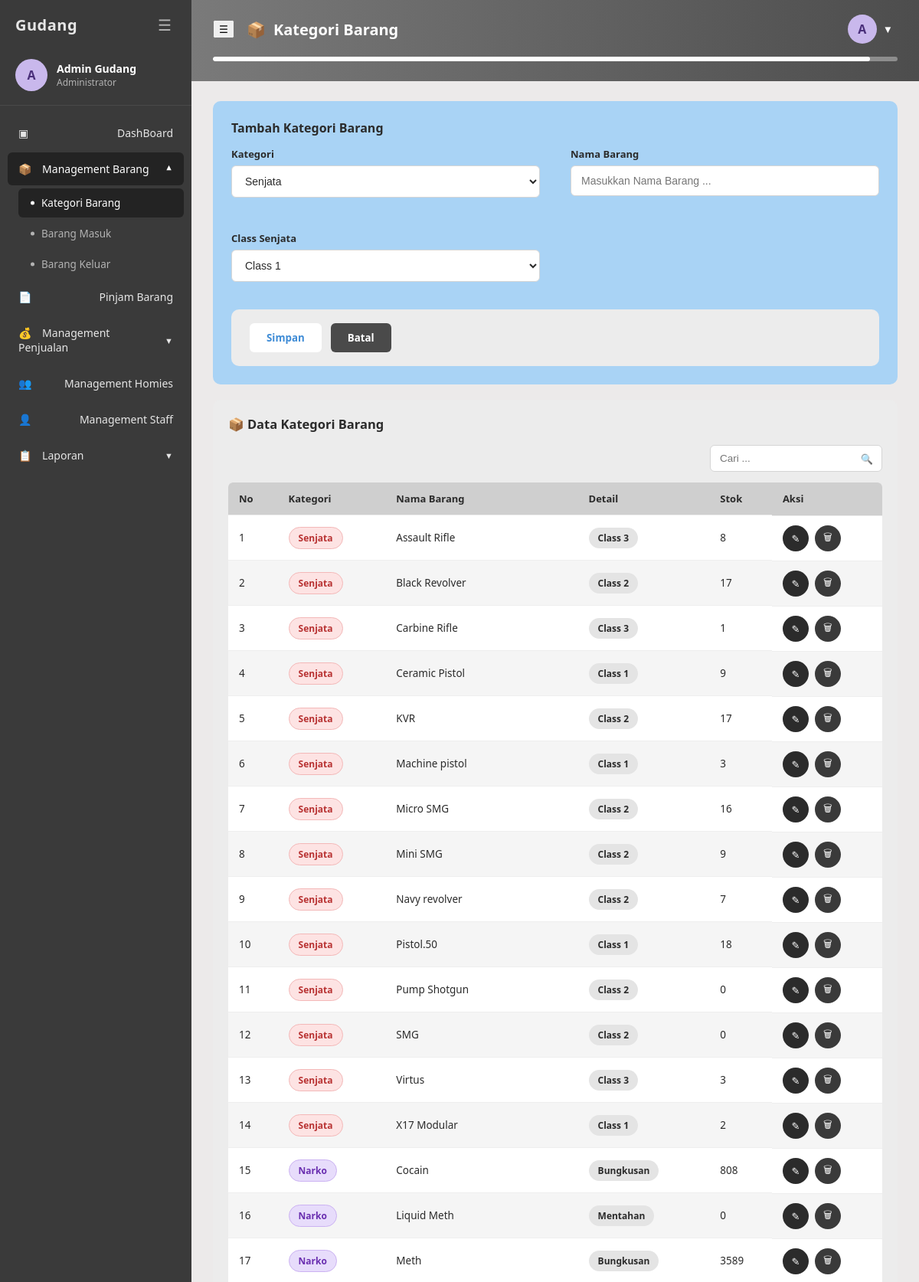
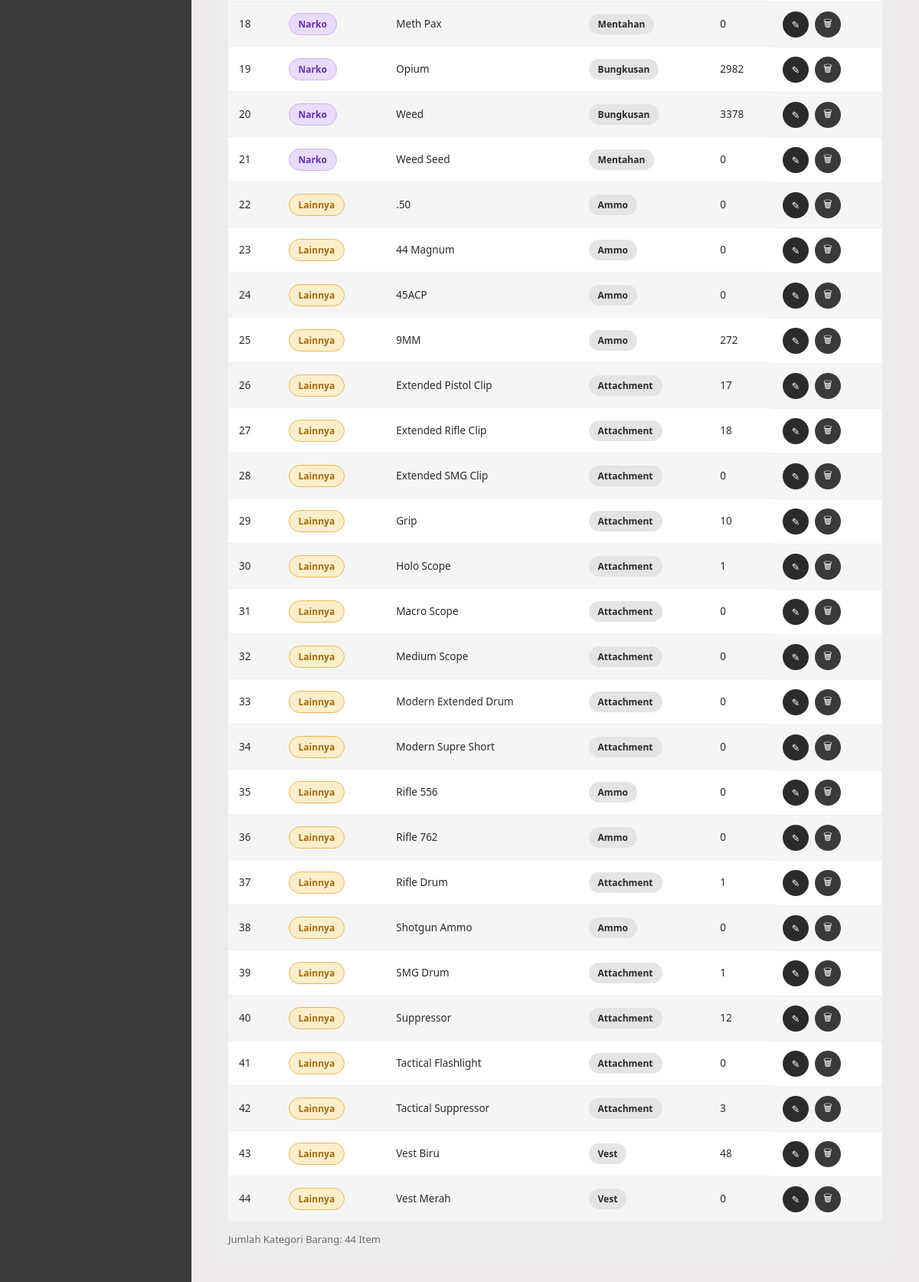
Page /barang/kategori_barang.php (signed in) on the committed database (2 pictures, top to bottom).
### tables this page shows
CREATE TABLE `kategori_barang` (
  `id` int(11) NOT NULL,
  `jenis` enum('Senjata','Narko','Lainnya') NOT NULL,
  `nama_barang` varchar(150) NOT NULL,
  `class_senjata` enum('Class 1','Class 2','Class 3','Class 4') DEFAULT NULL,
  `tag_narko` enum('Bungkusan','Mentahan') DEFAULT NULL,
  `tag_lainnya` enum('Vest','Ammo','Attachment') DEFAULT NULL,
  `stok` int(11) NOT NULL DEFAULT '0',
  `created_at` timestamp NOT NULL DEFAULT CURRENT_TIMESTAMP,
  `updated_at` timestamp NOT NULL DEFAULT CURRENT_TIMESTAMP ON UPDATE CURRENT_TIMESTAMP
);

### includes/auth.php (called while the page is built, shortened)
<?php
function e($str) {
    return htmlspecialchars($str ?? '', ENT_QUOTES, 'UTF-8');
}

### barang/kategori_barang.php (the view, shortened to what this page needs)
<?php
require_once __DIR__ . '/../includes/auth.php';
$CLASS_OPTIONS = ['Class 1', 'Class 2', 'Class 3', 'Class 4'];
$list = [];
$res = mysqli_query($conn, 'SELECT id, jenis, nama_barang, class_senjata, tag_narko, tag_lainnya, stok FROM kategori_barang ORDER BY jenis ASC, nama_barang ASC');
while ($row = mysqli_fetch_assoc($res)) {
    $list[] = $row;
}
include __DIR__ . '/../includes/header.php';
?>
<div class="form-panel">
    <h3>Tambah Kategori Barang</h3>
    <form method="POST" action="kategori_barang.php">
        <div class="form-grid">
            <div class="form-group">
                <label for="jenis">Kategori</label>
                <select id="jenis" name="jenis" data-toggle-group="jenisKategori">
                    <option value="Senjata" <?= (($_POST['jenis'] ?? 'Senjata') === 'Senjata') ? 'selected' : '' ?>>Senjata</option>
                </select>
            </div>
            <div class="form-group">
                <label for="nama_barang">Nama Barang</label>
                <input type="text" id="nama_barang" name="nama_barang" placeholder="Masukkan Nama Barang ..." value="<?= e($_POST['nama_barang'] ?? '') ?>" required>
            </div>
            <div class="form-group" data-toggle-target="jenisKategori" data-toggle-value="Senjata">
                <label for="class_senjata">Class Senjata</label>
                <select id="class_senjata" name="class_senjata">
                    <?php foreach ($CLASS_OPTIONS as $opt): ?>
                        <option value="<?= e($opt) ?>" <?= (($_POST['class_senjata'] ?? '') === $opt) ? 'selected' : '' ?>><?= e($opt) ?></option>
                    <?php endforeach; ?>
                </select>
            </div>
        </div>
        <div class="form-actions-panel" style="margin-top:18px;">
            <button type="submit" name="add_kategori" value="1" class="btn-primary-form">Simpan</button>
            <button type="reset" class="btn-cancel-form">Batal</button>
        </div>
    </form>
</div>
<div class="panel">
    <div class="panel-header">
        <h3>&#128230; Data Kategori Barang</h3>
    </div>
    <div class="panel-toolbar">
        <div class="search-box">
            <input type="text" placeholder="Cari ..." data-table-search="#kategoriTable">
            <span class="icon">&#128269;</span>
        </div>
    </div>
    <table class="data-table" id="kategoriTable">
        <thead>
            <tr>
                <th>No</th>
                <th>Kategori</th>
                <th>Nama Barang</th>
                <th>Detail</th>
                <th>Stok</th>
                <th>Aksi</th>
            </tr>
        </thead>
        <tbody>
            <?php if (empty($list)): ?>
                <tr><td colspan="6" style="text-align:center; color:var(--text-muted);">Belum ada data kategori barang.</td></tr>
            <?php else: ?>
                <?php foreach ($list as $i => $b): ?>
                <tr>
                    <td><?= $i + 1 ?></td>
                    <td>
                        <?php if ($b['jenis'] === 'Senjata'): ?>
                            <span class="badge badge-senjata">Senjata</span>
                        <?php elseif ($b['jenis'] === 'Narko'): ?>
                            <span class="badge badge-narko">Narko</span>
                        <?php else: ?>
                            <span class="badge badge-lainnya">Lainnya</span>
                        <?php endif; ?>
                    </td>
                    <td><?= e($b['nama_barang']) ?></td>
                    <td><span class="badge badge-chip"><?= e($b['class_senjata'] ?? $b['tag_narko'] ?? $b['tag_lainnya'] ?? '-') ?></span></td>
                    <td><?= (int)$b['stok'] ?></td>
                    <td class="aksi-cell">
                        <a class="btn-icon edit" href="edit_kategori.php?id=<?= (int)$b['id'] ?>" title="Edit">&#9998;</a>
                        <button type="button" class="btn-icon delete" title="Hapus"
                            data-delete-url="hapus_kategori.php?id=<?= (int)$b['id'] ?>"
                            data-delete-label="barang &quot;<?= e($b['nama_barang']) ?>&quot;">&#128465;</button>
                    </td>
                </tr>
                <?php endforeach; ?>
            <?php endif; ?>
        </tbody>
    </table>
    <div class="table-footer">
        <span>Jumlah Kategori Barang: <?= count($list) ?> Item</span>
    </div>
</div>
<?php include __DIR__ . '/../includes/footer.php'; ?>

### assets/css/style.css (style rules this page uses)
:root { --sidebar-bg: #3a3a3a; --sidebar-bg-active: #232323; --sidebar-text: #e6e6e6; --sidebar-text-muted: #b3b3b3; --header-grad-start: #7a7a7a; --header-grad-end: #4d4d4d; --page-bg: #eceaea; --panel-bg: #e2e2e2; --panel-bg-light: #ececec; --blue-light: #a9d3f5; --blue-light-2: #bcdcf8; --blue-accent: #3f8cd6; --purple-grad-start: #4b6cf5; --purple-grad-end: #1c1140; --text-dark: #2b2b2b; --text-muted: #6b6b6b; --white: #ffffff; --border-color: #d5d5d5; --danger: #c0392b; --success: #2f9e44; --radius-sm: 6px; --radius-md: 10px; --radius-lg: 14px; --sidebar-width: 250px; }
* { box-sizing: border-box; }
html, body { margin: 0; padding: 0; font-family: 'Segoe UI', Roboto, Helvetica, Arial, sans-serif; background: var(--page-bg); color: var(--text-dark); }
a { text-decoration: none; color: inherit; }
button { font-family: inherit; cursor: pointer; }
.form-group { margin-bottom: 18px; }
.form-group label { display: block; font-size: 13px; font-weight: 600; margin-bottom: 6px; color: var(--text-dark); }
.form-group input, .form-group select, .form-group textarea { width: 100%; padding: 11px 13px; border: 1px solid var(--border-color); border-radius: var(--radius-sm); background: var(--white); font-size: 14px; color: var(--text-dark); }
.btn-icon { width: 34px; height: 34px; border-radius: 50%; display: inline-flex; align-items: center; justify-content: center; background: #2b2b2b; color: #fff; border: none; padding: 0; font-size: 13px; }
.btn-icon.edit { background: #2b2b2b; }
.btn-icon.delete { background: #3a3a3a; }
.panel { background: var(--panel-bg-light); border-radius: var(--radius-md); padding: 20px; margin-bottom: 22px; }
.panel-header { display: flex; align-items: center; justify-content: space-between; margin-bottom: 16px; }
.panel-header h3 { display: flex; align-items: center; gap: 8px; margin: 0; font-size: 16.5px; }
.panel-toolbar { display: flex; align-items: center; justify-content: space-between; gap: 12px; margin-bottom: 14px; flex-wrap: wrap; }
.search-box { position: relative; }
.search-box input { padding: 9px 34px 9px 12px; border-radius: var(--radius-sm); border: 1px solid var(--border-color); font-size: 13.5px; min-width: 220px; background: #fff; }
.search-box .icon { position: absolute; right: 12px; top: 50%; transform: translateY(-50%); color: var(--text-muted); font-size: 13px; }
table.data-table { width: 100%; border-collapse: collapse; background: #fff; border-radius: var(--radius-sm); overflow: hidden; }
table.data-table thead th { background: #cfcfcf; text-align: left; padding: 12px 14px; font-size: 13px; font-weight: 700; color: var(--text-dark); }
table.data-table tbody td { padding: 12px 14px; font-size: 13.5px; border-top: 1px solid #eee; color: var(--text-dark); }
table.data-table tbody tr:nth-child(even) { background: #f5f5f5; }
table.data-table .aksi-cell { display: flex; gap: 8px; }
.table-footer { display: flex; align-items: center; justify-content: space-between; margin-top: 14px; font-size: 13px; color: var(--text-muted); flex-wrap: wrap; gap: 10px; }
.badge { display: inline-block; padding: 5px 12px; border-radius: 20px; font-size: 12px; font-weight: 600; }
.badge-senjata { background: #fde3e3; color: #b83232; border: 1px solid #f3b8b8; }
.badge-narko { background: #e7dcfb; color: #6a2fb0; border: 1px solid #cbb2f2; }
.badge-lainnya { background: #fdeecb; color: #a3690a; border: 1px solid #e8b854; }
.badge-chip { background: #e4e4e4; color: var(--text-dark); }
.form-panel { background: var(--blue-light); border-radius: var(--radius-md); padding: 24px; margin-bottom: 20px; }
.form-panel h3 { margin: 0 0 14px; font-size: 16px; }
.form-grid { display: grid; grid-template-columns: 1fr 1fr; gap: 26px 40px; }
.form-actions-panel { background: var(--panel-bg-light); border-radius: var(--radius-md); padding: 18px 24px; display: flex; gap: 12px; }
.form-actions-panel .btn-primary-form { background: #fff; color: var(--blue-accent); padding: 10px 22px; border-radius: var(--radius-sm); font-weight: 700; border: none; }
.form-actions-panel .btn-cancel-form { background: #4a4a4a; color: #fff; padding: 10px 22px; border-radius: var(--radius-sm); font-weight: 700; border: none; }

### rows in the picture
kategori_barang: jenis "Senjata", nama_barang "Assault Rifle", class_senjata "Class 3", stok "8"
kategori_barang: jenis "Senjata", nama_barang "Black Revolver", class_senjata "Class 2", stok "17"
kategori_barang: jenis "Senjata", nama_barang "Carbine Rifle", class_senjata "Class 3", stok "1"
kategori_barang: jenis "Senjata", nama_barang "Ceramic Pistol", class_senjata "Class 1", stok "9"
kategori_barang: jenis "Senjata", nama_barang "KVR", class_senjata "Class 2", stok "17"
kategori_barang: jenis "Senjata", nama_barang "Machine pistol", class_senjata "Class 1", stok "3"
kategori_barang: jenis "Senjata", nama_barang "Micro SMG", class_senjata "Class 2", stok "16"
kategori_barang: jenis "Senjata", nama_barang "Mini SMG", class_senjata "Class 2", stok "9"
kategori_barang: jenis "Senjata", nama_barang "Navy revolver", class_senjata "Class 2", stok "7"
kategori_barang: jenis "Senjata", nama_barang "Pistol.50", class_senjata "Class 1", stok "18"
kategori_barang: jenis "Senjata", nama_barang "Pump Shotgun", class_senjata "Class 2", stok "0"
kategori_barang: jenis "Senjata", nama_barang "SMG", class_senjata "Class 2", stok "0"
kategori_barang: jenis "Senjata", nama_barang "Virtus", class_senjata "Class 3", stok "3"
kategori_barang: jenis "Senjata", nama_barang "X17 Modular", class_senjata "Class 1", stok "2"
kategori_barang: jenis "Narko", nama_barang "Cocain", tag_narko "Bungkusan", stok "808"
kategori_barang: jenis "Narko", nama_barang "Liquid Meth", tag_narko "Mentahan", stok "0"
kategori_barang: jenis "Narko", nama_barang "Meth", tag_narko "Bungkusan", stok "3589"
kategori_barang: jenis "Narko", nama_barang "Meth Pax", tag_narko "Mentahan", stok "0"
kategori_barang: jenis "Narko", nama_barang "Opium", tag_narko "Bungkusan", stok "2982"
kategori_barang: jenis "Narko", nama_barang "Weed", tag_narko "Bungkusan", stok "3378"
kategori_barang: jenis "Narko", nama_barang "Weed Seed", tag_narko "Mentahan", stok "0"
kategori_barang: jenis "Lainnya", nama_barang ".50", tag_lainnya "Ammo", stok "0"
kategori_barang: jenis "Lainnya", nama_barang "44 Magnum", tag_lainnya "Ammo", stok "0"
kategori_barang: jenis "Lainnya", nama_barang "45ACP", tag_lainnya "Ammo", stok "0"
kategori_barang: jenis "Lainnya", nama_barang "9MM", tag_lainnya "Ammo", stok "272"
kategori_barang: jenis "Lainnya", nama_barang "Extended Pistol Clip", tag_lainnya "Attachment", stok "17"
kategori_barang: jenis "Lainnya", nama_barang "Extended Rifle Clip", tag_lainnya "Attachment", stok "18"
kategori_barang: jenis "Lainnya", nama_barang "Extended SMG Clip", tag_lainnya "Attachment", stok "0"
kategori_barang: jenis "Lainnya", nama_barang "Grip", tag_lainnya "Attachment", stok "10"
kategori_barang: jenis "Lainnya", nama_barang "Holo Scope", tag_lainnya "Attachment", stok "1"
kategori_barang: jenis "Lainnya", nama_barang "Macro Scope", tag_lainnya "Attachment", stok "0"
kategori_barang: jenis "Lainnya", nama_barang "Medium Scope", tag_lainnya "Attachment", stok "0"
kategori_barang: jenis "Lainnya", nama_barang "Modern Extended Drum", tag_lainnya "Attachment", stok "0"
kategori_barang: jenis "Lainnya", nama_barang "Modern Supre Short", tag_lainnya "Attachment", stok "0"
kategori_barang: jenis "Lainnya", nama_barang "Rifle 556", tag_lainnya "Ammo", stok "0"
kategori_barang: jenis "Lainnya", nama_barang "Rifle 762", tag_lainnya "Ammo", stok "0"
kategori_barang: jenis "Lainnya", nama_barang "Rifle Drum", tag_lainnya "Attachment", stok "1"
kategori_barang: jenis "Lainnya", nama_barang "Shotgun Ammo", tag_lainnya "Ammo", stok "0"
kategori_barang: jenis "Lainnya", nama_barang "SMG Drum", tag_lainnya "Attachment", stok "1"
kategori_barang: jenis "Lainnya", nama_barang "Suppressor", tag_lainnya "Attachment", stok "12"
kategori_barang: jenis "Lainnya", nama_barang "Tactical Flashlight", tag_lainnya "Attachment", stok "0"
kategori_barang: jenis "Lainnya", nama_barang "Tactical Suppressor", tag_lainnya "Attachment", stok "3"
kategori_barang: jenis "Lainnya", nama_barang "Vest Biru", tag_lainnya "Vest", stok "48"
kategori_barang: jenis "Lainnya", nama_barang "Vest Merah", tag_lainnya "Vest", stok "0"

### other values in the picture
$initial "A"
$u['full_name'] "Admin Gudang"
role_label() "Administrator"
$page_icon "📦"
$page_header "Kategori Barang"
count($list) "44"
form field class_senjata "Class 1"
